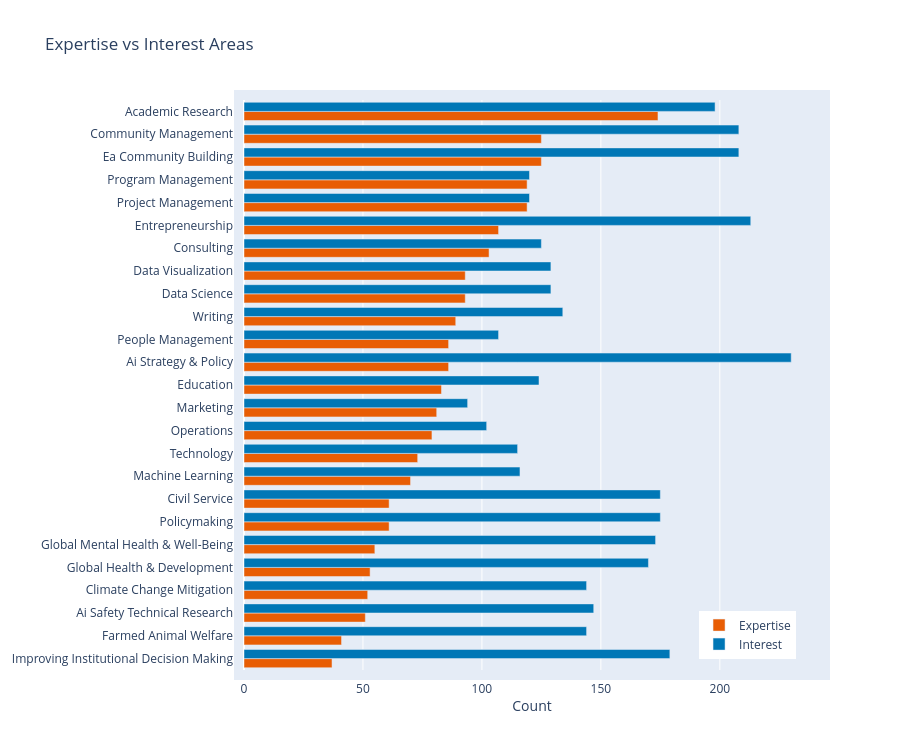

Here is the notebook cell this chart was saved with:
### Code cell
# Visualise ratio of expertise to interest
fig = pipe.create_expertise_vs_interest_chart()
fig.show()

### Figure 1 — Plotly figure (JSON) as saved in the notebook; plotly's stock layout.template omitted (floating-point values rounded to 4 significant figures)
{"data": [{"marker": {"color": "#E85D04"}, "name": "Expertise", "orientation": "h", "type": "bar", "x": [37, 41, 51, 52, 53, 55, 61, 61, 70, 73, 79, 81, 83, 86, 86, 89, 93, 93, 103, 107, 119, 119, 125, 125, 174], "y": ["Improving Institutional Decision Making", "Farmed Animal Welfare", "Ai Safety Technical Research", "Climate Change Mitigation", "Global Health & Development", "Global Mental Health & Well-Being", "Policymaking", "Civil Service", "Machine Learning", "Technology", "Operations", "Marketing", "Education", "Ai Strategy & Policy", "People Management", "Writing", "Data Science", "Data Visualization", "Consulting", "Entrepreneurship", "Project Management", "Program Management", "Ea Community Building", "Community Management", "Academic Research"]}, {"marker": {"color": "#0077B6"}, "name": "Interest", "orientation": "h", "type": "bar", "x": [179, 144, 147, 144, 170, 173, 175, 175, 116, 115, 102, 94, 124, 230, 107, 134, 129, 129, 125, 213, 120, 120, 208, 208, 198], "y": ["Improving Institutional Decision Making", "Farmed Animal Welfare", "Ai Safety Technical Research", "Climate Change Mitigation", "Global Health & Development", "Global Mental Health & Well-Being", "Policymaking", "Civil Service", "Machine Learning", "Technology", "Operations", "Marketing", "Education", "Ai Strategy & Policy", "People Management", "Writing", "Data Science", "Data Visualization", "Consulting", "Entrepreneurship", "Project Management", "Program Management", "Ea Community Building", "Community Management", "Academic Research"]}], "layout": {"barmode": "group", "height": 750, "legend": {"x": 0.79, "y": 0.02}, "margin": {"l": 200, "pad": 10}, "title": {"text": "Expertise vs Interest Areas"}, "xaxis": {"anchor": "y", "domain": [0, 1], "title": {"text": "Count"}}, "yaxis": {"anchor": "x", "domain": [0, 1]}}}
